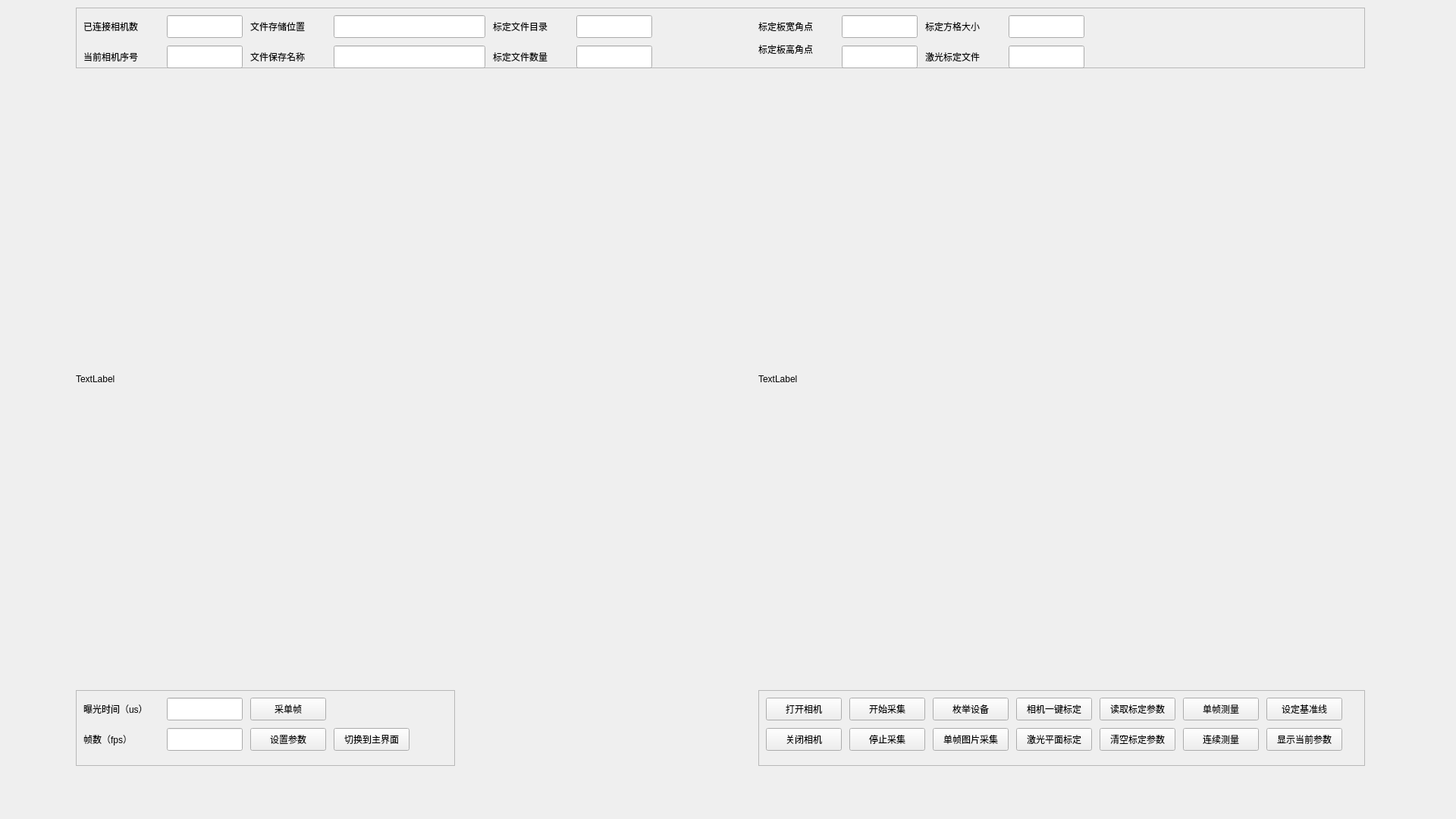
<?xml version="1.0" encoding="UTF-8"?>
<ui version="4.0">
 <class>CameraWindow</class>
 <widget class="QWidget" name="CameraWindow">
  <property name="geometry">
   <rect>
    <x>0</x>
    <y>0</y>
    <width>1920</width>
    <height>1080</height>
   </rect>
  </property>
  <property name="minimumSize">
   <size>
    <width>1920</width>
    <height>1080</height>
   </size>
  </property>
  <property name="maximumSize">
   <size>
    <width>1920</width>
    <height>1080</height>
   </size>
  </property>
  <property name="windowTitle">
   <string>Form</string>
  </property>
  <widget class="DrawWidget" name="widget_CurInput" native="true">
   <property name="geometry">
    <rect>
     <x>100</x>
     <y>100</y>
     <width>800</width>
     <height>800</height>
    </rect>
   </property>
   <widget class="QLabel" name="label_CurInput">
    <property name="geometry">
     <rect>
      <x>0</x>
      <y>0</y>
      <width>800</width>
      <height>800</height>
     </rect>
    </property>
    <property name="text">
     <string>TextLabel</string>
    </property>
   </widget>
  </widget>
  <widget class="QWidget" name="widget_SampleImg" native="true">
   <property name="geometry">
    <rect>
     <x>1000</x>
     <y>100</y>
     <width>800</width>
     <height>800</height>
    </rect>
   </property>
   <widget class="QLabel" name="label_SampleImg">
    <property name="geometry">
     <rect>
      <x>0</x>
      <y>0</y>
      <width>800</width>
      <height>800</height>
     </rect>
    </property>
    <property name="text">
     <string>TextLabel</string>
    </property>
   </widget>
  </widget>
  <widget class="QFrame" name="frame_ParmsSet">
   <property name="geometry">
    <rect>
     <x>100</x>
     <y>910</y>
     <width>500</width>
     <height>100</height>
    </rect>
   </property>
   <property name="frameShape">
    <enum>QFrame::StyledPanel</enum>
   </property>
   <property name="frameShadow">
    <enum>QFrame::Raised</enum>
   </property>
   <widget class="QLabel" name="label_ExplosureTime">
    <property name="geometry">
     <rect>
      <x>10</x>
      <y>10</y>
      <width>100</width>
      <height>30</height>
     </rect>
    </property>
    <property name="text">
     <string>曝光时间（us）</string>
    </property>
   </widget>
   <widget class="QLabel" name="label_FpsSet">
    <property name="geometry">
     <rect>
      <x>10</x>
      <y>50</y>
      <width>100</width>
      <height>30</height>
     </rect>
    </property>
    <property name="text">
     <string>帧数（fps）</string>
    </property>
   </widget>
   <widget class="QLineEdit" name="lineEdit_ExplosureTime">
    <property name="geometry">
     <rect>
      <x>120</x>
      <y>10</y>
      <width>100</width>
      <height>30</height>
     </rect>
    </property>
   </widget>
   <widget class="QLineEdit" name="lineEdit_FpsSet">
    <property name="geometry">
     <rect>
      <x>120</x>
      <y>50</y>
      <width>100</width>
      <height>30</height>
     </rect>
    </property>
   </widget>
   <widget class="QPushButton" name="pushButton_ParamsSet">
    <property name="geometry">
     <rect>
      <x>230</x>
      <y>50</y>
      <width>100</width>
      <height>30</height>
     </rect>
    </property>
    <property name="text">
     <string>设置参数</string>
    </property>
   </widget>
   <widget class="QPushButton" name="pushButton_ShiftToMainWindow">
    <property name="geometry">
     <rect>
      <x>340</x>
      <y>50</y>
      <width>100</width>
      <height>30</height>
     </rect>
    </property>
    <property name="text">
     <string>切换到主界面</string>
    </property>
   </widget>
   <widget class="QPushButton" name="pushButton_TestGetSingleImg_Take">
    <property name="geometry">
     <rect>
      <x>230</x>
      <y>10</y>
      <width>100</width>
      <height>30</height>
     </rect>
    </property>
    <property name="text">
     <string>采单帧</string>
    </property>
   </widget>
  </widget>
  <widget class="QFrame" name="frame_CamOperate">
   <property name="geometry">
    <rect>
     <x>1000</x>
     <y>910</y>
     <width>800</width>
     <height>100</height>
    </rect>
   </property>
   <property name="frameShape">
    <enum>QFrame::StyledPanel</enum>
   </property>
   <property name="frameShadow">
    <enum>QFrame::Raised</enum>
   </property>
   <widget class="QPushButton" name="pushButton_OpenCam">
    <property name="geometry">
     <rect>
      <x>10</x>
      <y>10</y>
      <width>100</width>
      <height>30</height>
     </rect>
    </property>
    <property name="text">
     <string>打开相机</string>
    </property>
   </widget>
   <widget class="QPushButton" name="pushButton_StartGrab">
    <property name="geometry">
     <rect>
      <x>120</x>
      <y>10</y>
      <width>100</width>
      <height>30</height>
     </rect>
    </property>
    <property name="text">
     <string>开始采集</string>
    </property>
   </widget>
   <widget class="QPushButton" name="pushButton_StopGrab">
    <property name="geometry">
     <rect>
      <x>120</x>
      <y>50</y>
      <width>100</width>
      <height>30</height>
     </rect>
    </property>
    <property name="text">
     <string>停止采集</string>
    </property>
   </widget>
   <widget class="QPushButton" name="pushButton_CloseCam">
    <property name="geometry">
     <rect>
      <x>10</x>
      <y>50</y>
      <width>100</width>
      <height>30</height>
     </rect>
    </property>
    <property name="text">
     <string>关闭相机</string>
    </property>
   </widget>
   <widget class="QPushButton" name="pushButton_ListDevice">
    <property name="geometry">
     <rect>
      <x>230</x>
      <y>10</y>
      <width>100</width>
      <height>30</height>
     </rect>
    </property>
    <property name="text">
     <string>枚举设备</string>
    </property>
   </widget>
   <widget class="QPushButton" name="pushButton_GetImg">
    <property name="geometry">
     <rect>
      <x>230</x>
      <y>50</y>
      <width>100</width>
      <height>30</height>
     </rect>
    </property>
    <property name="text">
     <string>单帧图片采集</string>
    </property>
   </widget>
   <widget class="QPushButton" name="pushButton_CalibCam">
    <property name="geometry">
     <rect>
      <x>340</x>
      <y>10</y>
      <width>100</width>
      <height>30</height>
     </rect>
    </property>
    <property name="text">
     <string>相机一键标定</string>
    </property>
   </widget>
   <widget class="QPushButton" name="pushButton_PlaneFit">
    <property name="geometry">
     <rect>
      <x>340</x>
      <y>50</y>
      <width>100</width>
      <height>30</height>
     </rect>
    </property>
    <property name="text">
     <string>激光平面标定</string>
    </property>
   </widget>
   <widget class="QPushButton" name="pushButton_ReadCalibParms">
    <property name="geometry">
     <rect>
      <x>450</x>
      <y>10</y>
      <width>100</width>
      <height>30</height>
     </rect>
    </property>
    <property name="text">
     <string>读取标定参数</string>
    </property>
   </widget>
   <widget class="QPushButton" name="pushButton_ClearCalibParms">
    <property name="geometry">
     <rect>
      <x>450</x>
      <y>50</y>
      <width>100</width>
      <height>30</height>
     </rect>
    </property>
    <property name="text">
     <string>清空标定参数</string>
    </property>
   </widget>
   <widget class="QPushButton" name="pushButton_MeasureSingleF">
    <property name="geometry">
     <rect>
      <x>560</x>
      <y>10</y>
      <width>100</width>
      <height>30</height>
     </rect>
    </property>
    <property name="text">
     <string>单帧测量</string>
    </property>
   </widget>
   <widget class="QPushButton" name="pushButton_MeasureContinuous">
    <property name="geometry">
     <rect>
      <x>560</x>
      <y>50</y>
      <width>100</width>
      <height>30</height>
     </rect>
    </property>
    <property name="text">
     <string>连续测量</string>
    </property>
   </widget>
   <widget class="QPushButton" name="pushButton_SetBaseLine">
    <property name="geometry">
     <rect>
      <x>670</x>
      <y>10</y>
      <width>100</width>
      <height>30</height>
     </rect>
    </property>
    <property name="text">
     <string>设定基准线</string>
    </property>
   </widget>
   <widget class="QPushButton" name="pushButton_ShowCurParams">
    <property name="geometry">
     <rect>
      <x>670</x>
      <y>50</y>
      <width>100</width>
      <height>30</height>
     </rect>
    </property>
    <property name="text">
     <string>显示当前参数</string>
    </property>
   </widget>
  </widget>
  <widget class="QFrame" name="frame_WinInfo">
   <property name="geometry">
    <rect>
     <x>100</x>
     <y>10</y>
     <width>1700</width>
     <height>80</height>
    </rect>
   </property>
   <property name="frameShape">
    <enum>QFrame::StyledPanel</enum>
   </property>
   <property name="frameShadow">
    <enum>QFrame::Raised</enum>
   </property>
   <widget class="QLabel" name="label_NumOfCam">
    <property name="geometry">
     <rect>
      <x>10</x>
      <y>10</y>
      <width>100</width>
      <height>30</height>
     </rect>
    </property>
    <property name="text">
     <string>已连接相机数</string>
    </property>
   </widget>
   <widget class="QLabel" name="label_CamIndex">
    <property name="geometry">
     <rect>
      <x>10</x>
      <y>50</y>
      <width>100</width>
      <height>30</height>
     </rect>
    </property>
    <property name="text">
     <string>当前相机序号</string>
    </property>
   </widget>
   <widget class="QLineEdit" name="lineEdit_NumOfCam">
    <property name="geometry">
     <rect>
      <x>120</x>
      <y>10</y>
      <width>100</width>
      <height>30</height>
     </rect>
    </property>
   </widget>
   <widget class="QLineEdit" name="lineEdit_CamIndex">
    <property name="geometry">
     <rect>
      <x>120</x>
      <y>50</y>
      <width>100</width>
      <height>30</height>
     </rect>
    </property>
   </widget>
   <widget class="QLabel" name="label_FilePath">
    <property name="geometry">
     <rect>
      <x>230</x>
      <y>10</y>
      <width>100</width>
      <height>30</height>
     </rect>
    </property>
    <property name="text">
     <string>文件存储位置</string>
    </property>
   </widget>
   <widget class="QLineEdit" name="lineEdit_FilePath">
    <property name="geometry">
     <rect>
      <x>340</x>
      <y>10</y>
      <width>200</width>
      <height>30</height>
     </rect>
    </property>
   </widget>
   <widget class="QLabel" name="label_FileName">
    <property name="geometry">
     <rect>
      <x>230</x>
      <y>50</y>
      <width>100</width>
      <height>30</height>
     </rect>
    </property>
    <property name="text">
     <string>文件保存名称</string>
    </property>
   </widget>
   <widget class="QLineEdit" name="lineEdit_FileName">
    <property name="geometry">
     <rect>
      <x>340</x>
      <y>50</y>
      <width>200</width>
      <height>30</height>
     </rect>
    </property>
   </widget>
   <widget class="QLabel" name="label_CalibrateData">
    <property name="geometry">
     <rect>
      <x>550</x>
      <y>10</y>
      <width>100</width>
      <height>30</height>
     </rect>
    </property>
    <property name="text">
     <string>标定文件目录</string>
    </property>
   </widget>
   <widget class="QLineEdit" name="lineEdit_CalibrateData">
    <property name="geometry">
     <rect>
      <x>660</x>
      <y>10</y>
      <width>100</width>
      <height>30</height>
     </rect>
    </property>
   </widget>
   <widget class="QLabel" name="label_BoardWidth">
    <property name="geometry">
     <rect>
      <x>900</x>
      <y>10</y>
      <width>100</width>
      <height>30</height>
     </rect>
    </property>
    <property name="text">
     <string>标定板宽角点</string>
    </property>
   </widget>
   <widget class="QLineEdit" name="lineEdit_BoardWidth">
    <property name="geometry">
     <rect>
      <x>1010</x>
      <y>10</y>
      <width>100</width>
      <height>30</height>
     </rect>
    </property>
   </widget>
   <widget class="QLabel" name="label_BoardHeight">
    <property name="geometry">
     <rect>
      <x>900</x>
      <y>40</y>
      <width>100</width>
      <height>30</height>
     </rect>
    </property>
    <property name="text">
     <string>标定板高角点</string>
    </property>
   </widget>
   <widget class="QLineEdit" name="lineEdit_BoardHeight">
    <property name="geometry">
     <rect>
      <x>1010</x>
      <y>50</y>
      <width>100</width>
      <height>30</height>
     </rect>
    </property>
   </widget>
   <widget class="QLabel" name="label_SquareSize">
    <property name="geometry">
     <rect>
      <x>1120</x>
      <y>10</y>
      <width>100</width>
      <height>30</height>
     </rect>
    </property>
    <property name="text">
     <string>标定方格大小</string>
    </property>
   </widget>
   <widget class="QLineEdit" name="lineEdit_SquareSIze">
    <property name="geometry">
     <rect>
      <x>1230</x>
      <y>10</y>
      <width>100</width>
      <height>30</height>
     </rect>
    </property>
   </widget>
   <widget class="QLabel" name="label_CalibrateDataNum">
    <property name="geometry">
     <rect>
      <x>550</x>
      <y>50</y>
      <width>100</width>
      <height>30</height>
     </rect>
    </property>
    <property name="text">
     <string>标定文件数量</string>
    </property>
   </widget>
   <widget class="QLineEdit" name="lineEdit_CalibrateDataNum">
    <property name="geometry">
     <rect>
      <x>660</x>
      <y>50</y>
      <width>100</width>
      <height>30</height>
     </rect>
    </property>
   </widget>
   <widget class="QLabel" name="label_CalibLaserPlaneData">
    <property name="geometry">
     <rect>
      <x>1120</x>
      <y>50</y>
      <width>100</width>
      <height>30</height>
     </rect>
    </property>
    <property name="text">
     <string>激光标定文件</string>
    </property>
   </widget>
   <widget class="QLineEdit" name="lineEdit_CalibLaserPlaneData">
    <property name="geometry">
     <rect>
      <x>1230</x>
      <y>50</y>
      <width>100</width>
      <height>30</height>
     </rect>
    </property>
   </widget>
  </widget>
 </widget>
 <customwidgets>
  <customwidget>
   <class>DrawWidget</class>
   <extends>QWidget</extends>
   <header location="global">drawwidget.h</header>
   <container>1</container>
  </customwidget>
 </customwidgets>
 <resources/>
 <connections/>
</ui>
